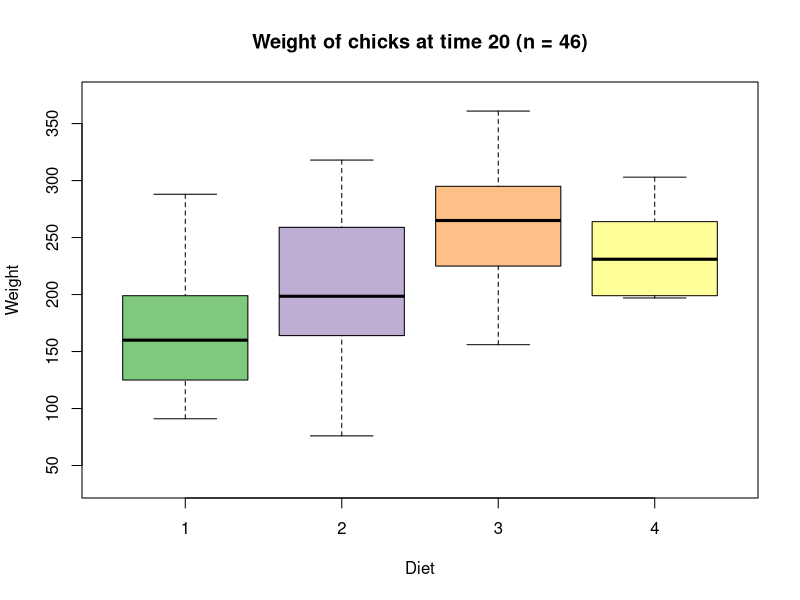
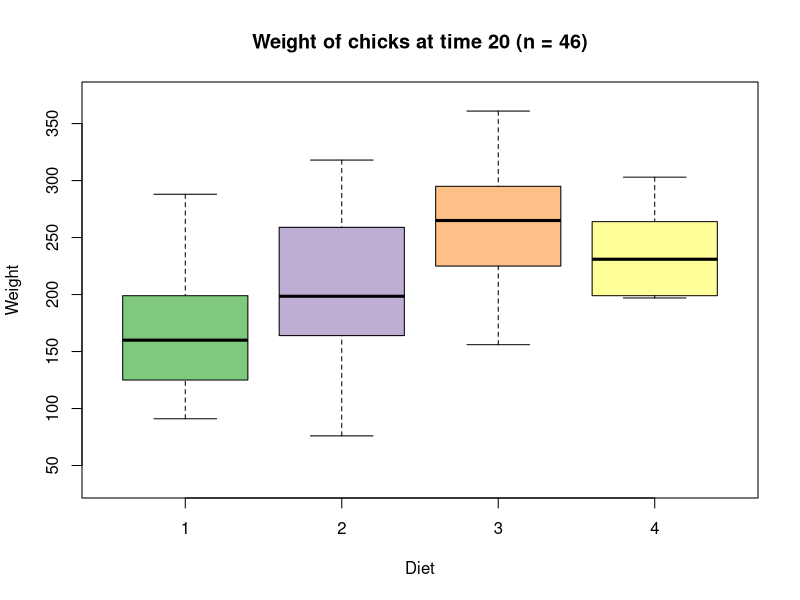

Recreate these plots in R, in order.
## ---- chunk 1
library(RColorBrewer)
data(ChickWeight)
ymin <- min(ChickWeight$weight); ymax <- max(ChickWeight$weight)
colDiet <- brewer.pal(length(unique(ChickWeight$Diet)),"Accent")
time = 20

df <- ChickWeight[ChickWeight$Time==time,]
n <- nrow(df)

plot(df$Diet, df$weight, col=colDiet, 
     xlab="Diet", ylab="Weight", 
     main=paste0("Weight of chicks at time ",time," (n = ",n,")"),
     ylim=c(ymin,ymax)
)
## ---- chunk 2
library(RColorBrewer)
data(ChickWeight)
ymin <- min(ChickWeight$weight); ymax <- max(ChickWeight$weight)
colDiet <- brewer.pal(length(unique(ChickWeight$Diet)),"Accent")
time = 20

df <- ChickWeight[ChickWeight$Time==time,]
n <- nrow(df)

plot(df$Diet, df$weight, col=colDiet, 
     xlab="Diet", ylab="Weight", 
     main=paste0("Weight of chicks at time ",time," (n = ",n,")"),
     ylim=c(ymin,ymax)
)
